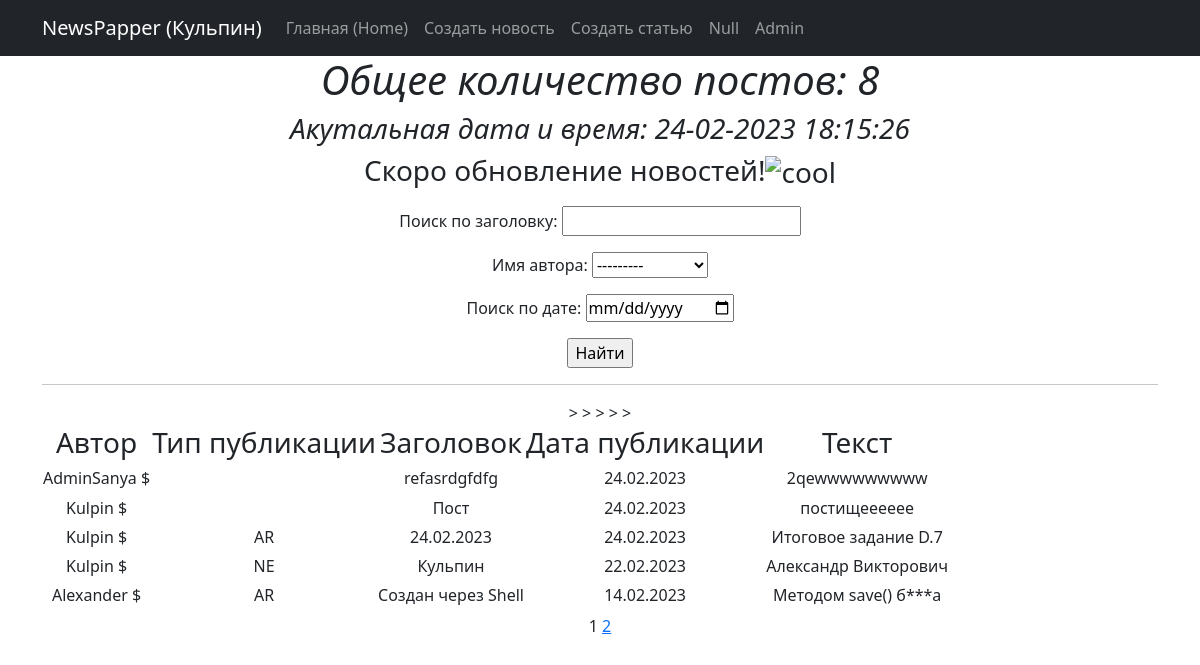
Page /news/ on the committed database.
### news/models.py (models this page shows, shortened)
class Post(models.Model):
    article = 'AR'
    news = 'NE'
    POST_TYPES = [
        (article, 'Статья'),
        (news, 'Новость')
    ]
    author = models.ForeignKey(Author, on_delete=models.CASCADE)
    post_type = models.CharField(max_length=2, choices=POST_TYPES)
    time_created = models.DateTimeField(auto_now_add=True)
    categories = models.ManyToManyField(Category, through='PostCategory')
    title = models.CharField(max_length=255)
    text = models.TextField()
    rating = models.FloatField(default=0.0)

class Author(models.Model):
    rating = models.FloatField(default=0.0)
    user = models.OneToOneField(User, on_delete=models.CASCADE)
    def __str__(self):
        return self.user.username

### news/views.py (the view)
# urls.py: path('', PostList.as_view(), name='post_list'),
class PostList(ListView):
    model = Post
    ordering = '-time_created'
    template_name = 'news.html'
    context_object_name = 'post'
    paginate_by = 5
    def get_queryset(self):
        queryset = super().get_queryset()
        self.filterset = ProductFilter(self.request.GET, queryset)
        return self.filterset.qs
    def get_context_data(self, **kwargs):
        context = super().get_context_data(**kwargs)
        context['time_now'] = datetime.utcnow()
        context['next_sale'] = None
        context['filterset'] = self.filterset
        return context

### news/templatetags/custom_filters.py (called while the page is built)
@register.filter()
def currency(value, code='rub'):
   postfix = CURRENCIES_SYMBOLS[code]
   return f'{value} {postfix}'

@register.filter()
def censor(value):
   bad_words = ('скотина', 'бляха')
   if not isinstance(value, str):
      raise TypeError(f"unresolved type '{type(value)}' expected  type 'str'")
   for word in value.split():
      if word.lower() in bad_words:
         value = value.replace(word, f"{word[0]}{'*' * (len(word) - 2)}{word[-1]}")
   return value

### news/templatetags/custom_tags.py (called while the page is built)
@register.simple_tag()
def current_time(format_string='%d-%m-%Y %H:%M:%S'):
   return datetime.utcnow().strftime(format_string)

### templates/news.html (shortened to what this page needs)
{% extends 'flatpages/default.html' %}
{% load custom_filters %}
{% load custom_tags %}
{% block content %}
   <h1><em>Общее количество постов: {{ filterset.qs|length }}</em></h1>
   <h3><em>Акутальная дата и время: {% current_time '%d-%m-%Y %H:%M:%S' %}</em></h3>
   <h3><p>{{ next_sale|default_if_none:"Скоро обновление новостей!" }}<img src="https://html5-editor.net/tinymce/plugins/emoticons/img/smiley-cool.gif" alt="cool" /></p> </h3>
   <form action="" method="get">
       {{ filterset.form.as_p }}
       <input type="submit" value="Найти" />
   </form>
   <hr>
   {% if post %}
       <table>
           <tr>
               <td><h3>Автор</h3></td>
               <td><h3>Тип публикации</h3></td>
               <td><h3>Заголовок</h3></td>
               <td><h3>Дата публикации</h3></td>
               <td><h3>Текст</h3></td>
           </tr>
           {% for post in post %}
           <tr>
               <td><h6>{{ post.author | currency:'usd' | censor}}</h6></td>
               <td><h6>{{ post.post_type }}</h6></td>
               <td><h6>{{ post.title | truncatewords:10 | censor}}</h6></td>
               <td><h6>{{ post.time_created|date:'j.m.Y' }}</h6></td>
               <td><h6>{{ post.text | truncatechars:20| censor }}</h6></td>>
           </tr>
           {% endfor %}
       </table>
   {% else %}
       <h2>Постов нет!!</h2>
   {% endif %}
   {{ page_obj.number }}
   {% if page_obj.has_next %}
       <a href="?page={{ page_obj.next_page_number }}">{{ page_obj.next_page_number }}</a>
   {% endif %}
{% endblock content %}

### templates/flatpages/default.html (shortened to what this page needs)
<!DOCTYPE html>
<html lang="en">
    <head>
        {% load static %}
        <link href="{% static 'css/styles.css' %}" rel="stylesheet" />
    </head>
    <body>
<nav class="navbar navbar-expand-lg navbar-dark bg-dark static-top">
   <div class="container">
       <a class="navbar-brand" href="#">NewsPapper (Кульпин)</a>
       <div class="collapse navbar-collapse" id="navbarResponsive">
           <ul class="navbar-nav ml-auto">
               <li class="nav-item active">
                   <a class="nav-link" href="/news/">Главная
                       <span class="sr-only">(Home)</span>
                   </a>
               </li>
               <li class="nav-item">
                   <a class="nav-link" href="/news/createPost">Создать новость</a>
               </li>
               <li class="nav-item">
                   <a class="nav-link" href="/news/createArticle">Создать статью</a>
               </li>
               <li class="nav-item">
                   <a class="nav-link" href="/news/">Null</a>
                </li>
               <li class="nav-item">
                   <a class="nav-link" href="/admin/">Admin</a>
               </li>
           </ul>
       </div>
   </div>
</nav>
        <div class="container">
            <div class="row">
                <div class="col-lg-12 text-center">
                    {% block content %}
                    {% endblock content %}
                </div>
            </div>
        </div>
    </body>
</html>

### rows in the picture
Post: author|censor "AdminSanya $", title|censor "refasrdgfdfg", time_created "24.02.2023", text|censor "2qewwwwwwwww"
Post: author|censor "Kulpin $", title|censor "Пост", time_created "24.02.2023", text|censor "постищееееее"
Post: author|censor "Kulpin $", post_type "AR", title|censor "24.02.2023", time_created "24.02.2023", text|censor "Итоговое задание D.7"
Post: author|censor "Kulpin $", post_type "NE", title|censor "Кульпин", time_created "22.02.2023", text|censor "Александр Викторович"
Post: author|censor "Alexander $", post_type "AR", title|censor "Создан через Shell", time_created "14.02.2023", text|censor "Методом save() б***а"

### other values in the picture
{{ filterset.qs|length }} "8"
{{ next_sale|default_if_none:"Скоро обновление новостей!" }} "Скоро обновление новостей!"
{{ page_obj.number }} "1"
{{ page_obj.next_page_number }} "2"
